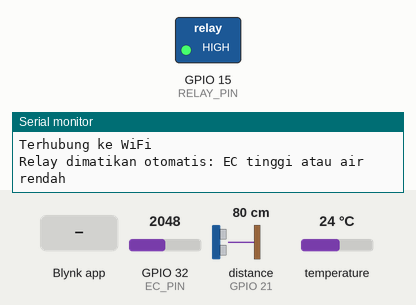
This sketch was run on a simulated ESP32. Parts: switched loads named in the sketch (green lamp = pin HIGH), the last lines printed to the serial monitor. Wiring (inferred from the names in the program): ultrasonic range finder: trigger GPIO 22; echo GPIO 21. Inputs (shaded band) come from the test bench; at power-on: GPIO 32 (EC_PIN) = 2048, distance to the obstacle (sensor on GPIO 21) 80 cm, temperature 24 °C. The echo pulse lasts 58.3 µs per cm; WiFi joins after 1.5 s; servers stay silent unless stated; pins used as bus, display or sensor lines are not drawn.

Above: at 3.5 s.
3.6 s: Blynk app writes 1 to V4
At 8.8 s:
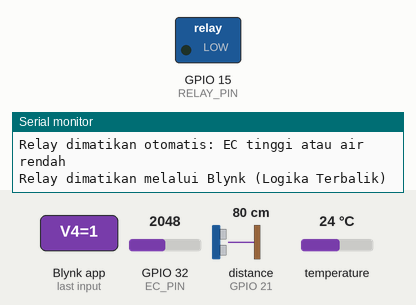
9.6 s: Blynk app writes 0 to V4
Timing chart, 0 to 12.6 s (numbered marks = the images above; inputs shaded):
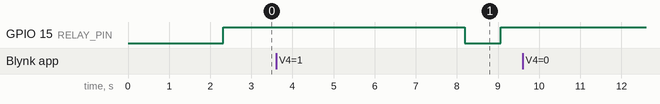

Measured:
- after the input at 3.6 s, GPIO 15 (RELAY_PIN): HIGH → LOW after 4.6 s, → HIGH 0.87 s later

The sketch:

Pompa_Air.ino
```cpp
#define BLYNK_TEMPLATE_ID "TMPL6VB9WEQ30" // Ganti dengan Template ID Anda
#define BLYNK_TEMPLATE_NAME "Hidroponik" // Ganti dengan Template Name Anda
#include <WiFi.h>
#include <BlynkSimpleEsp32.h>
#include <OneWire.h>
#include <DallasTemperature.h>

// Definisikan pin
#define ONE_WIRE_BUS 25
#define TRIG_PIN 22
#define ECHO_PIN 21
#define RELAY_PIN 15
#define EC_PIN 32

// WiFi dan Blynk
const char* ssid = "ColorOS14"; // Nama WiFi Anda
const char* password = "iyoitunah"; // Password WiFi Anda
const char* blynkAuthToken = "VwBI1J_lrFbCAoVf8HL8_Qpv2DCY7wVM"; // Ganti dengan token autentikasi Blynk Anda

// Sensor DS18B20
OneWire oneWire(ONE_WIRE_BUS);
DallasTemperature sensors(&oneWire);

long duration;
int distance;
#define EC_THRESHOLD_LOW 650
#define EC_THRESHOLD_HIGH 1000
#define WATER_LEVEL_THRESHOLD 10

// Fungsi membaca nilai TDS dan konversi ke EC
float readTDS() {
  const int sampleCount = 10; // Jumlah sampel untuk perata-rataan
  long total = 0;

  for (int i = 0; i < sampleCount; i++) {
    total += analogRead(EC_PIN); // Membaca nilai analog
    delay(10); // Jeda antar pembacaan
  }

  int rawValue = total / sampleCount;

  float voltage = (rawValue / 4095.0) * 3.3; // Konversi ADC ESP32 (12-bit, 0-3.3V)
  float TDS = (voltage / 2.3) * 1000; // Rentang sensor (0–1000ppm)
  float EC = TDS * 2;

  return EC;
}

BLYNK_WRITE(V4) {
  int relayState = param.asInt(); // Baca nilai dari Blynk (0 = OFF, 1 = ON)
  digitalWrite(RELAY_PIN, relayState == 1 ? LOW : HIGH);  // Sesuaikan dengan relay aktif LOW

  if (relayState == 1) {
    Serial.println("Relay dimatikan melalui Blynk (Logika Terbalik)");
  } else {
    Serial.println("Relay dinyalakan melalui Blynk (Logika Terbalik)");
  }
}

void setup() {
  Serial.begin(115200);

  WiFi.begin(ssid, password);
  int retry = 0;
  while (WiFi.status() != WL_CONNECTED && retry < 20) {
    delay(1000);
    Serial.println("Mencoba menyambung ke WiFi...");
    retry++;
  }
  if (WiFi.status() == WL_CONNECTED) {
    Serial.println("Terhubung ke WiFi");
  } else {
    Serial.println("Gagal menyambung ke WiFi, melanjutkan tanpa koneksi.");
  }

  Blynk.begin(blynkAuthToken, ssid, password);
  sensors.begin();
  pinMode(RELAY_PIN, OUTPUT);
  digitalWrite(RELAY_PIN, HIGH);  // Pastikan relay mati di awal (HIGH)
  pinMode(TRIG_PIN, OUTPUT);
  pinMode(ECHO_PIN, INPUT);
}

void loop() {
  Blynk.run();
  sensors.requestTemperatures();
  float temperature = sensors.getTempCByIndex(0);
  Blynk.virtualWrite(V1, temperature);

  digitalWrite(TRIG_PIN, LOW);
  delayMicroseconds(2);
  digitalWrite(TRIG_PIN, HIGH);
  delayMicroseconds(10);
  digitalWrite(TRIG_PIN, LOW);
  duration = pulseIn(ECHO_PIN, HIGH);
  distance = (duration / 2) * 0.0344;
  Blynk.virtualWrite(V2, distance);

  float EC = readTDS();
  Blynk.virtualWrite(V3, EC);

  if (EC > EC_THRESHOLD_HIGH || distance < WATER_LEVEL_THRESHOLD) {
    digitalWrite(RELAY_PIN, HIGH);  // Matikan relay (Logika Terbalik)
    Blynk.virtualWrite(V4, 0);      // Update status relay di Blynk
    Serial.println("Relay dimatikan otomatis: EC tinggi atau air rendah");
  }

  delay(5000);
}
```
